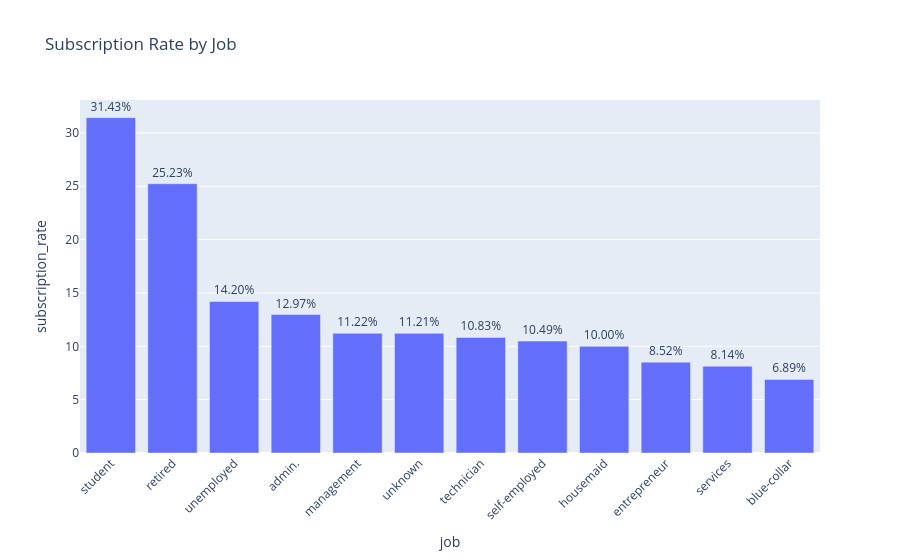

Write notebook code for a chart like this one.
### Markdown cell above
### 5.3 Subscription Rate by Job

### Code cell
job_subscription = (
    df_clean
    .groupby("job", as_index=False)["y_num"]
    .mean()
    .sort_values("y_num", ascending=False)
)

job_subscription["subscription_rate"] = job_subscription["y_num"] * 100

fig = px.bar(
    job_subscription,
    x="job",
    y="subscription_rate",
    text="subscription_rate",
    title="Subscription Rate by Job"
)

fig.update_traces(texttemplate="%{text:.2f}%", textposition="outside")
fig.update_layout(xaxis_tickangle=-45)
fig.show()

### Figure 1 — Plotly figure (JSON) as saved in the notebook; plotly's stock layout.template omitted (floating-point values rounded to 4 significant figures)
{"data": [{"hovertemplate": "job=%{x}<br>subscription_rate=%{text}<extra></extra>", "legendgroup": "", "marker": {"color": "#636efa", "pattern": {"shape": ""}}, "name": "", "orientation": "v", "showlegend": false, "text": [31.43, 25.23, 14.2, 12.97, 11.22, 11.21, 10.83, 10.49, 10.0, 8.516, 8.138, 6.894], "textposition": "outside", "texttemplate": "%{text:.2f}%", "type": "bar", "x": ["student", "retired", "unemployed", "admin.", "management", "unknown", "technician", "self-employed", "housemaid", "entrepreneur", "services", "blue-collar"], "xaxis": "x", "y": [31.43, 25.23, 14.2, 12.97, 11.22, 11.21, 10.83, 10.49, 10.0, 8.516, 8.138, 6.894], "yaxis": "y"}], "layout": {"barmode": "relative", "legend": {"tracegroupgap": 0}, "title": {"text": "Subscription Rate by Job"}, "xaxis": {"anchor": "y", "domain": [0, 1], "tickangle": -45, "title": {"text": "job"}}, "yaxis": {"anchor": "x", "domain": [0, 1], "title": {"text": "subscription_rate"}}}}
